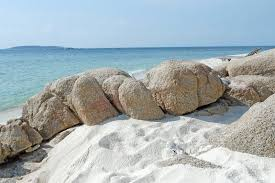
#> input picture SEM 2/IP/Practical/Img/sea.jpeg, 275 x 183 px, found by its file name
$ python rotate_img.py
#> lines starting #> are read from the running program, lines starting #| are printed output that depends on the picture
import cv2

img = cv2.imread("Img\\sea.jpeg")
#> img is the input picture: shape (183, 275, 3); mean B, G, R 180.2, 176.7, 165.7

cv2.imshow("Image", img)
cv2.waitKey(1000)

height, width = img.shape[0:2]
#> height = 183; width = 275
print("height: ", height, "width: ", width)
#| height:  183 width:  275
rotationMatrix = cv2.getRotationMatrix2D((width/2, height/2), 90, .8)
rotatedImage = cv2.warpAffine(img, rotationMatrix, (width, height))
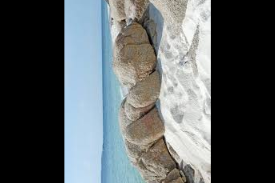
#> rotatedImage: shape (183, 275, 3); mean B, G, R 96.8, 95, 89.5
cv2.imshow("Rotated Image", rotatedImage)
cv2.waitKey(0)

$ run again, with SEM 2/IP/Practical/Img/human.jpeg copied over SEM 2/IP/Practical/Img/sea.jpeg
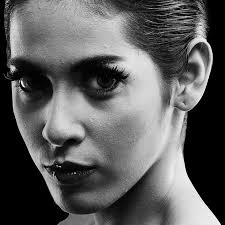
#> input picture SEM 2/IP/Practical/Img/human.jpeg, 225 x 225 px, found by its file name
#> img is the input picture: shape (225, 225, 3); min 0, max 255, mean 93.2
#| height:  225 width:  225
#> `rotatedImage = cv2.warpAffine(img, rotationMatrix, (width, height))`:
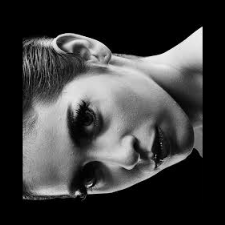
#> rotatedImage: shape (225, 225, 3); min 0, max 244, mean 59.6

$ run again, with SEM 2/IP/Practical/Img/nature.jpeg copied over SEM 2/IP/Practical/Img/sea.jpeg
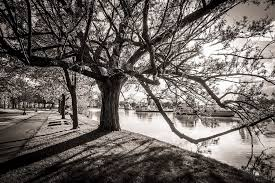
#> input picture SEM 2/IP/Practical/Img/nature.jpeg, 275 x 183 px, found by its file name
#> img is the input picture: shape (183, 275, 3); mean B, G, R 98.5, 102.6, 109.4
#| height:  183 width:  275
#> `rotatedImage = cv2.warpAffine(img, rotationMatrix, (width, height))`:
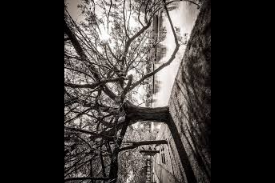
#> rotatedImage: shape (183, 275, 3); mean B, G, R 54, 56.1, 59.8
